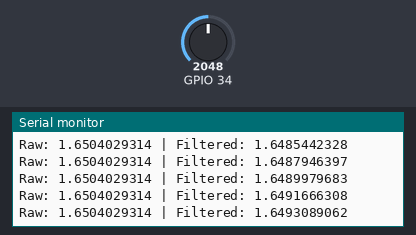
Recording of a sketch running on a simulated ESP32. Shown: the last lines printed to the serial monitor. The inputs (shaded band) are chosen by the test bench; at power-on: GPIO 34 = 2048.

Above: at 1.2 s.
1.3 s: GPIO 34 set to 2866
At 1.31 s:
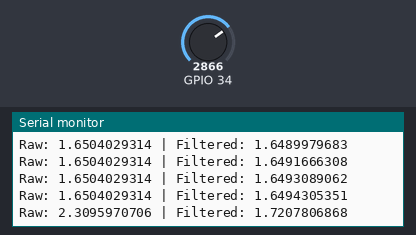
2.8 s: GPIO 34 set to 3603
At 2.82 s:
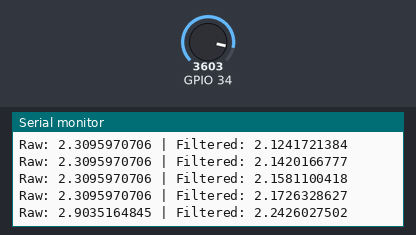
Timing chart, 0 to 5.8 s (numbered marks = the images above; inputs shaded):
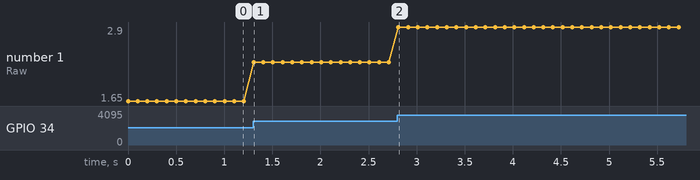

Measured:
- after the input at 1.3 s, the serial monitor: prints a new line at once (image 1)
- plotted number 1: 1.65 → 2.31 after the input at 1.3 s

The sketch:

example.ino
```cpp
#include "KalmanField.h"

KalmanField<double> kf(
    FieldElement<double>(0.0001),
    FieldElement<double>(0.01),
    FieldElement<double>(1.0),
    FieldElement<double>(0.0)
);

void setup() {
    Serial.begin(115200);
}

void loop() {
    int raw = analogRead(34);
    double voltage = (static_cast<double>(raw) / 4095.0) * 3.3;
    double filtered = kf.update(voltage);

    Serial.print("Raw: ");
    Serial.print(voltage, 10);
    Serial.print(" | Filtered: ");
    Serial.println(filtered, 10);

    delay(100);
}
```

FieldElement.h
```cpp
// FieldElement.h
#ifndef FIELD_ELEMENT_H
#define FIELD_ELEMENT_H

template<typename T = double>
class FieldElement {
public:
    T value;
    T error;

    FieldElement(T v = 0.0, T e = 0.0) : value(v), error(e) {}

    // Accurate addition using Kahan-style compensation
    FieldElement operator+(const FieldElement& other) const {
        T sum = value + other.value;
        T delta = ((value - sum) + other.value) + error + other.error;
        return FieldElement(sum, delta);
    }

    // Accurate subtraction
    FieldElement operator-(const FieldElement& other) const {
        T diff = value - other.value;
        T delta = ((value - diff) - other.value) + error - other.error;
        return FieldElement(diff, delta);
    }

    // Two-product style multiplication with error correction
    FieldElement operator*(const FieldElement& other) const {
        T prod = value * other.value;
        T err = fma(value, other.value, -prod) + value * other.error + other.value * error;
        return FieldElement(prod, err);
    }

    // Division with compensation
    FieldElement operator/(const FieldElement& other) const {
        if (fabs(other.value) < 1e-12) return FieldElement(0.0);
        T div = value / other.value;
        T residual = (value - div * other.value + error - div * other.error) / other.value;
        return FieldElement(div, residual);
    }

    FieldElement& operator+=(const FieldElement& other) { *this = *this + other; return *this; }
    FieldElement& operator*=(const FieldElement& other) { *this = *this * other; return *this; }

    operator T() const { return value + error; }
};

#endif
```

KalmanField.h
```cpp
// KalmanField.h
#ifndef KALMAN_FIELD_H
#define KALMAN_FIELD_H

#include "FieldElement.h"

template<typename T = double>
class KalmanField {
public:
    using Field = FieldElement<T>;

    KalmanField(Field processNoise, Field measurementNoise, Field estimationError, Field initialEstimate)
        : q(processNoise), r(measurementNoise), p(estimationError), x(initialEstimate) {}

    T update(T measurementValue) {
        Field measurement(measurementValue);
        p = p + q;
        k = p / (p + r);
        x = x + k * (measurement - x);
        p = (Field(1.0) - k) * p;
        return x;
    }

private:
    Field q, r, p, x, k;
};

#endif
```
